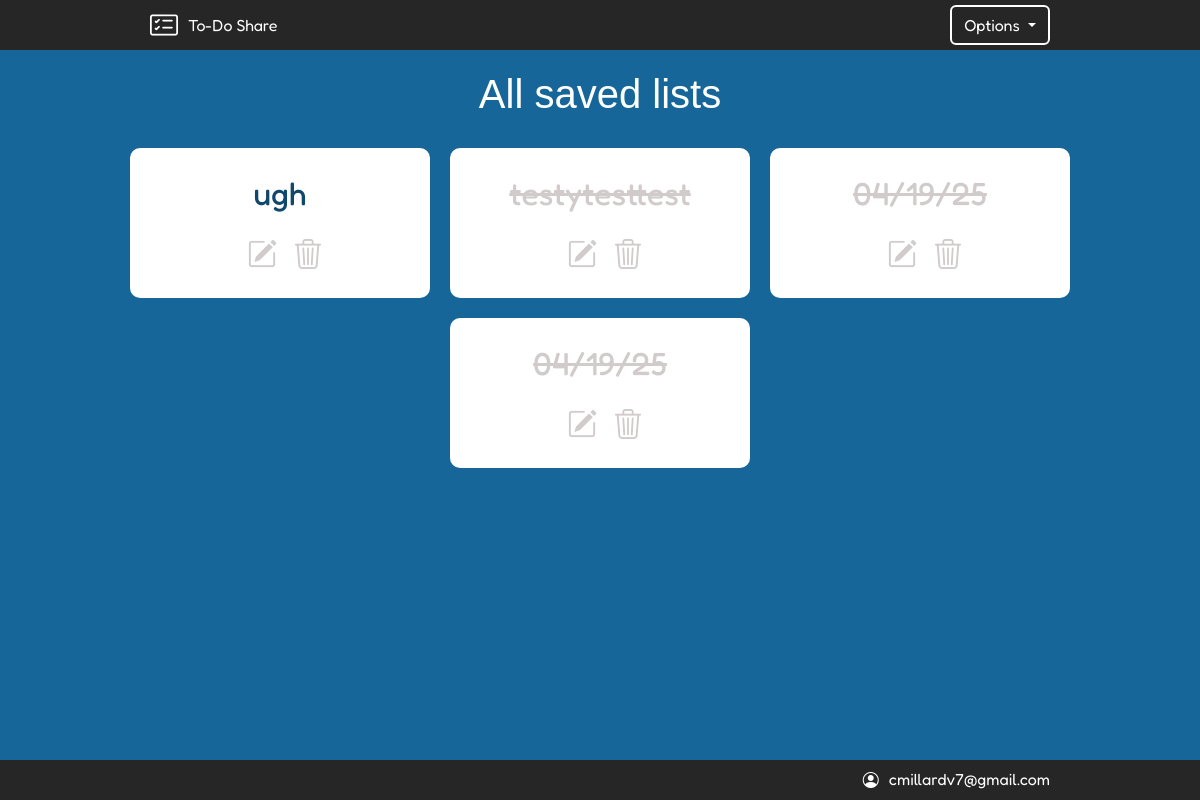
Page /all (signed in) on the earlier database version.
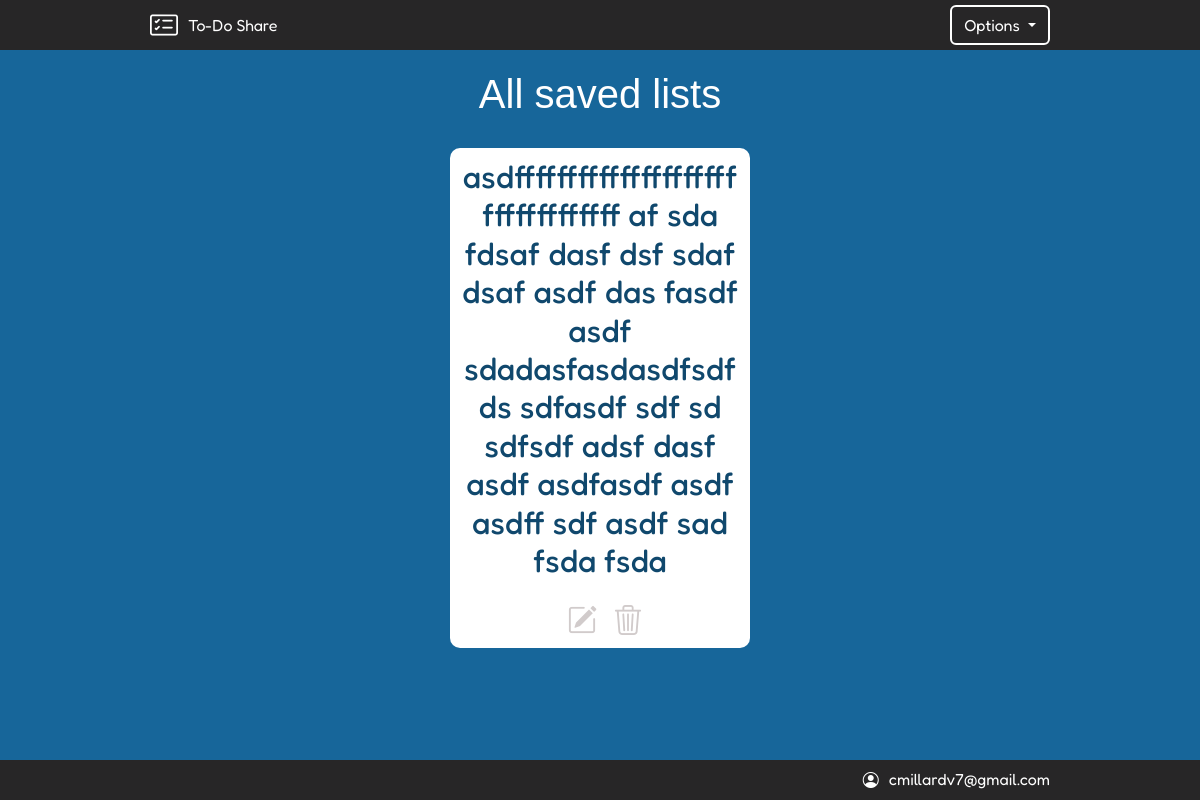
Same page on the later database version.
### main.py (models this page shows)
class ListName(db.Model):
    __tablename__ = "list_names"
    id: Mapped[int] = mapped_column(Integer, primary_key=True)
    list_name: Mapped[str] = mapped_column(String(250), nullable=False)
    list_users: Mapped[List['Users']] = relationship(secondary=relationships_table, back_populates="list_names")
    list_items: Mapped[List['ToDoItem']] = relationship(cascade="all, delete-orphan")
    list_url_id: Mapped[str] = mapped_column(String(), nullable=False, unique=True)

class Users(db.Model, UserMixin):
    __tablename__ = "users"
    id: Mapped[int] = mapped_column(Integer, primary_key=True)
    email: Mapped[str] = mapped_column(String(250), nullable=False, unique=True)
    password: Mapped[str] = mapped_column(String(250), nullable=False)
    list_names: Mapped[List['ListName']] = relationship(secondary=relationships_table, back_populates="list_users")

### main.py (the view)
@app.route("/all")
@login_required
def all_lists():
    error_message=request.args.get('error_message')
    session['list_items'] = []
    ongoing_lists = []
    finished_lists = []
    session['first_access'] = True
    for list in current_user.list_names:
        if not any(item.is_done == False for item in list.list_items):
            finished_lists.append(list)
        else:
            ongoing_lists.append(list)
    return render_template("lists.html", current_user=current_user, finished_lists=finished_lists, ongoing_lists=ongoing_lists, error_message=error_message)

### main.py (called while the page is built)
@login_manager.user_loader
def load_user(user_id):
    return db.get_or_404(Users, user_id)

def login_required(func):
    @wraps(func)
    def decorated_function(*args, **kwargs):
        if current_user.is_authenticated:
            return func(*args, **kwargs)
        return redirect(url_for('log_in'))
    return decorated_function

### templates/lists.html (shortened to what this page needs)
{% include 'header.html' %}
<main id="all-lists-main">
        <h1 id="all-lists-headline">All saved lists</h1>
        <div id="list-card-holder">
                {% set delete_list_url = url_for('delete_list') %}
                {% for list in ongoing_lists %}
                <div class="list-card">
                        <h2 class="list-card-name">{{ list.list_name }}</h2>
                        <div class="card-button-div">
                            <a href="{{ url_for('edit_list', list_url_id=list.list_url_id) }}"><i class="bi bi-pencil-square"></i></a>
                            <button type="button" class="btn btn-secondary delete-list-btn" data-bs-container="body" data-bs-toggle="popover" data-bs-placement="top" data-bs-content="<p class='delete-p'>Delete this list?</p>
                                    <form action='/delete-list' methods='DELETE'>
                                            <input type='hidden' name='list_name_id' value='{{ list.id }}'>
                                            <button type='submit' class='btn btn-primary pop-delete-btn'>Delete</button>
                                    </form>">
                                    <i class="bi bi-trash3"></i>
                            </button>
                        </div>
                </div>
                {% endfor %}
                {% for list in finished_lists %}
                 <div class="list-card done">
                        <h2 class="list-done-name"><s>{{ list.list_name }}</s></h2>
                        <div class="card-button-div">
                            <a href="{{ url_for('edit_list', list_url_id=list.list_url_id) }}"><i class="bi bi-pencil-square"></i></a>
                            <button type="button" class="btn btn-secondary delete-list-btn" data-bs-container="body" data-bs-toggle="popover" data-bs-placement="top" data-bs-content="<p class='delete-p'>Delete this list?</p>
                                    <form action='/delete-list' methods='DELETE'>
                                            <input type='hidden' name='list_name_id' value='{{ list.id }}'>
                                            <button type='submit' class='btn btn-primary pop-delete-btn'>Delete</button>
                                    </form>">
                                    <i class="bi bi-trash3"></i>
                            </button>
                        </div>
                </div>
                {% endfor %}
        </div>
</main>
{% include 'footer.html' %}

### templates/header.html (shortened to what this page needs)
<!DOCTYPE html>
<html lang="en">
<head>
    {{ bootstrap.load_css() }}
    <link rel="stylesheet" href="https://cdn.jsdelivr.net/npm/bootstrap-icons@1.11.3/font/bootstrap-icons.min.css">
    <link rel="stylesheet" href="{{ url_for('static', filename='css/styles.css') }}">
</head>
<body>
    <header id="top-bar" >
        <div id="top-bar-title">
            <i class="bi bi-card-checklist"></i><span>To-Do Share</span>
        </div>
        {% if not current_user.is_authenticated %}
        <div class="dropdown">
          <button class="btn btn-secondary dropdown-toggle" type="button" data-bs-toggle="dropdown" aria-expanded="false">
            Options
          </button>
          <ul class="dropdown-menu">
              <li><a class="dropdown-item" href='{{ url_for("log_in") }}'>Log in</a></li>
              <li><a class="dropdown-item" href='{{ url_for("sign_up") }}'>Sign up</a></li>
          </ul>
        </div>
        {% else %}
        <div class="dropdown">
          <button class="btn btn-secondary dropdown-toggle" type="button" data-bs-toggle="dropdown" aria-expanded="false">
            Options
          </button>
        </div>
        {% endif %}
    </header>

### templates/footer.html (shortened to what this page needs)
        <footer>
            <div id="footer-bar">
                {% if current_user.is_authenticated %}
                <i class="bi bi-person-circle"></i>
                <span id="top-bar-email">{{ current_user.email }}</span>
                {% endif %}
            </div>
        </footer>
    </body>
</html>

### static/css/styles.css (style rules this page uses)
a { white-space: nowrap; }
#all-lists-headline { color: white; font-family: "Merriweather Sans", sans-serif; font-size: 40px; text-align: center; margin: 20px 0; }
#all-lists-main { display: block; min-height: calc(100vh - 110px); }
.dropdown-toggle { background-color: #272627; border-color: white; border-width: 2px; font-family: "Fredoka", sans-serif; height: 40px; }
#footer-bar { align-items: center; background-color: #272627; display: flex; justify-content: end; width: 100%; height: 40px; padding-right: 150px; }
html, body { background-color: #17669a; }
.list-card { align-items: center; background-color: white; border-radius: 10px; display: flex; flex-direction: column; min-height: 150px; width: 300px; justify-content: center; margin: 10px; text-align: center; padding: 10px; }
#list-card-holder { display: flex; flex-wrap: wrap; justify-content: center; width: 100%; padding: 0 80px 80px 80px; }
main { align-items: center; display: flex; width: 100%; min-height: calc(100vh - 90px); }
#top-bar { align-items: center; display: flex; background-color: #272627; flex-wrap: wrap; height: 50px; width: 100%; padding: 0 150px; }
#top-bar-email { color: white; margin-bottom: 2px; }
#top-bar-title { align-items: center; display: flex; flex: 1 1 50%; justify-content: start; color: white; }
i.bi-card-checklist { color: white; font-size: 1.75rem !important; line-height: 1; margin-right: 10px; }
i.bi-trash3, i.bi-pencil-square { color: rgb(209, 203, 203); font-size: 30px; line-height: 1; }
i.bi-pencil-square { margin: 10px; }
i.bi-person-circle { color: white; line-height: 1; margin-right: 10px; }
span { font-family: "Fredoka", sans-serif; }
.card-button-div { display: flex; justify-content: space-evenly; width: 35%; }
.list-card-name, .list-done-name { color: #10486d; font-family: "Fredoka", sans-serif; font-weight: 450; margin-bottom: 25px; max-width: 100%; overflow-wrap: break-word; }
.delete-list-btn { color: rgb(209, 203, 203); background-color: white; border-width: 0; padding: 0; }

Differences in the rows shown:
removed ListName: list_name "ugh", {{ list.id }} 1 (drawn), shown under "All saved lists"
removed ListName: list_name "testytesttest", {{ list.id }} 21 (drawn)
removed ListName: list_name "04/19/25", {{ list.id }} 22 (drawn)
removed ListName: list_name "04/19/25", {{ list.id }} 23 (drawn)
added ListName: list_name "asdffffffffffffffffffffffffffffffffff af sda fdsaf dasf dsf sdaf dsaf asdf das fasdf asdf sdadasfasdasdfsdf ds sdfasdf sdf sd sdfsdf adsf dasf asdf asdfasdf asdf asdff sdf asdf sad fsda fsda", {{ list.id }} 4 (drawn), shown under "All saved lists"
